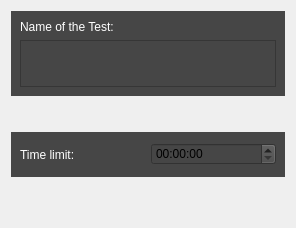
          <widget class="QWidget" name="settings_tab">
           <attribute name="title">
            <string>Settings</string>
           </attribute>
           <layout class="QVBoxLayout" name="verticalLayout_2">
            <item>
             <widget class="QWidget" name="widget_2" native="true">
              <property name="sizePolicy">
               <sizepolicy hsizetype="Preferred" vsizetype="Preferred">
                <horstretch>0</horstretch>
                <verstretch>0</verstretch>
               </sizepolicy>
              </property>
              <property name="minimumSize">
               <size>
                <width>1</width>
                <height>50</height>
               </size>
              </property>
              <property name="maximumSize">
               <size>
                <width>16777215</width>
                <height>85</height>
               </size>
              </property>
              <property name="sizeIncrement">
               <size>
                <width>0</width>
                <height>0</height>
               </size>
              </property>
              <property name="styleSheet">
               <string notr="true">
background-color: rgb(70, 70, 70);</string>
              </property>
              <layout class="QVBoxLayout" name="verticalLayout_3">
               <item>
                <widget class="QLabel" name="label">
                 <property name="styleSheet">
                  <string notr="true">color: rgb(255, 255, 255);</string>
                 </property>
                 <property name="text">
                  <string>Name of the Test:</string>
                 </property>
                </widget>
               </item>
               <item>
                <widget class="QTextEdit" name="test_name">
                 <property name="font">
                  <font>
                   <pointsize>10</pointsize>
                  </font>
                 </property>
                 <property name="html">
                  <string>&lt;!DOCTYPE HTML PUBLIC &quot;-//W3C//DTD HTML 4.0//EN&quot; &quot;http://www.w3.org/TR/REC-html40/strict.dtd&quot;&gt;
&lt;html&gt;&lt;head&gt;&lt;meta name=&quot;qrichtext&quot; content=&quot;1&quot; /&gt;&lt;style type=&quot;text/css&quot;&gt;
p, li { white-space: pre-wrap; }
&lt;/style&gt;&lt;/head&gt;&lt;body style=&quot; font-family:'.AppleSystemUIFont'; font-size:10pt; font-weight:400; font-style:normal;&quot;&gt;
&lt;p style=&quot;-qt-paragraph-type:empty; margin-top:0px; margin-bottom:0px; margin-left:0px; margin-right:0px; -qt-block-indent:0; text-indent:0px; font-size:12pt;&quot;&gt;&lt;br /&gt;&lt;/p&gt;&lt;/body&gt;&lt;/html&gt;</string>
                 </property>
                </widget>
               </item>
              </layout>
             </widget>
            </item>
            <item>
             <spacer name="verticalSpacer_3">
              <property name="orientation">
               <enum>Qt::Vertical</enum>
              </property>
              <property name="sizeType">
               <enum>QSizePolicy::Minimum</enum>
              </property>
              <property name="sizeHint" stdset="0">
               <size>
                <width>20</width>
                <height>30</height>
               </size>
              </property>
             </spacer>
            </item>
            <item>
             <widget class="QWidget" name="widget_3" native="true">
              <property name="minimumSize">
               <size>
                <width>0</width>
                <height>45</height>
               </size>
              </property>
              <property name="maximumSize">
               <size>
                <width>16777215</width>
                <height>45</height>
               </size>
              </property>
              <property name="styleSheet">
               <string notr="true">background-color: rgb(70, 70, 70);</string>
              </property>
              <layout class="QHBoxLayout" name="time_limit_layout">
               <item>
                <widget class="QLabel" name="label_2">
                 <property name="minimumSize">
                  <size>
                   <width>40</width>
                   <height>0</height>
                  </size>
                 </property>
                 <property name="styleSheet">
                  <string notr="true">color: rgb(255, 255, 255);</string>
                 </property>
                 <property name="text">
                  <string>Time limit:</string>
                 </property>
                </widget>
               </item>
               <item>
                <widget class="QTimeEdit" name="timeEdit">
                 <property name="minimumSize">
                  <size>
                   <width>70</width>
                   <height>0</height>
                  </size>
                 </property>
                </widget>
               </item>
              </layout>
             </widget>
            </item>
            <item>
             <spacer name="verticalSpacer_4">
              <property name="orientation">
               <enum>Qt::Vertical</enum>
              </property>
              <property name="sizeHint" stdset="0">
               <size>
                <width>20</width>
                <height>40</height>
               </size>
              </property>
             </spacer>
            </item>
           </layout>
          </widget>
